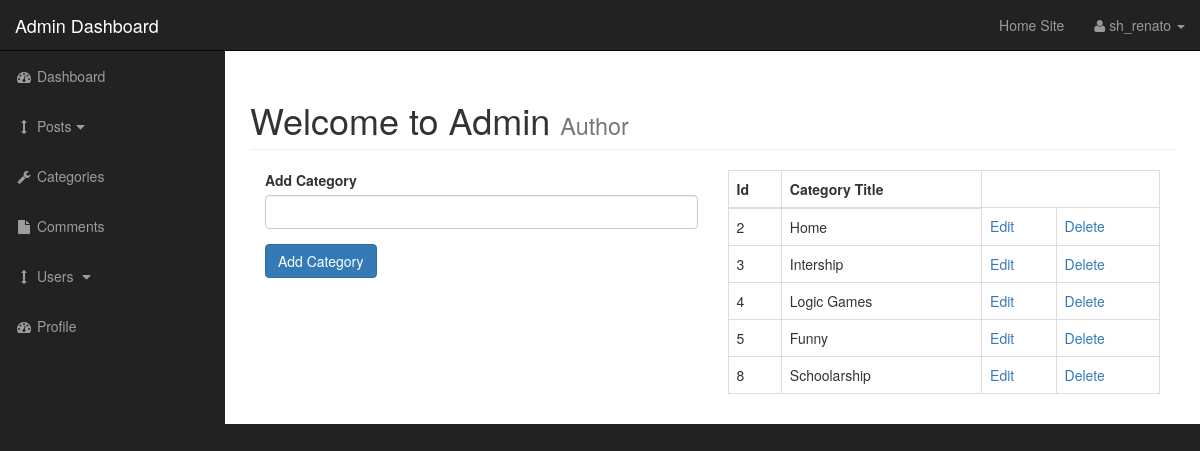
Screenshot of /admin/categories.php (signed in) with the database file from the repository.
### tables this page shows
CREATE TABLE `categories` (
  `cat_id` int(3) NOT NULL,
  `cat_title` varchar(300) NOT NULL
);

### admin/includes/functions.php (the view, shortened to what this page needs)
<?php
function FindALlcategories(){
    global $connection;
    $query = "SELECT * FROM categories";
    $select_categories = mysqli_query($connection, $query);
                                               while($row = mysqli_fetch_assoc($select_categories)){
                                                    $cat_id = $row['cat_id'];
                                                    $cat_title = $row['cat_title'];
                                                    echo "<tr>";
                                                    echo "<td>{$cat_id}</td>";
                                                    echo "<td>{$cat_title}</td>";
                                                    echo "<td><a href='categories.php?edit={$cat_id}'>Edit</a></td>";
                                                    echo "<td><a href='categories.php?delete={$cat_id}'>Delete</a></td>";
                                                     echo"</tr>";
                     }
}
?>

### admin/includes/admin_header.php (shortened to what this page needs)
<?php include "../includes/db.php"; ?>
<?php include "functions.php";?>
<!DOCTYPE html>
<html lang="en">
<head>
    <link href="css/bootstrap.min.css" rel="stylesheet">
    <link href="css/sb-admin.css" rel="stylesheet">
    <link href="css/loader.css" rel="stylesheet">
    <link href="font-awesome/css/font-awesome.min.css" rel="stylesheet" type="text/css">
</head>
<body>

### admin/categories.php (shortened to what this page needs)
<?php include "includes/admin_header.php"; ?>
    <div id="wrapper">
        <?php  include "includes/admin_navigation.php";   ?>
        <div id="page-wrapper">
            <div class="container-fluid">
                <div class="row">
                    <div class="col-lg-12">
                        <h1 class="page-header">
                            Welcome to Admin
                            <small>Author</small>
                        </h1>
                        <div class="col-xs-6">
                           <form action="" method = "post">
                               <div class="form-group">
                                   <label for = "cat-title">Add Category</label>
                                   <input type="text" class ="form-control" name = "cat_title">
                               </div>
                                  <div class="form-group">
                                   <input type = "submit" class = "btn btn-primary" name = "submit" value = "Add Category">
                                          </div>
                            </form>
                               </div>
                               <div class="col-xs-6">
                                   <table class="table table-bordered table-hover">
                                       <thead>
                                           <tr>
                                               <th>Id</th>
                                               <th>Category Title</th>
                                           </tr>
                                       </thead>
                                       <tbody>
                                               <?php
                                               findAllcategories();
                                                     ?>
                                       </tbody>
                                   </table>
                               </div>
                        </div>
                    </div>
                </div>
            </div>
        </div>
   <?php include "includes/admin_footer.php"; ?>

### admin/includes/admin_navigation.php (shortened to what this page needs)
<nav class="navbar navbar-inverse navbar-fixed-top" role="navigation">
            <div class="navbar-header">
                <a class="navbar-brand" href="index.php">Admin Dashboard</a>
            </div>
            <ul class="nav navbar-right top-nav">
                <li><a href = "../index.php">Home Site </a></li>
                 <li class="dropdown">
                    <a href="#" class="dropdown-toggle" data-toggle="dropdown"><i class="fa fa-user"></i>
<?php
if(isset($_SESSION['username'])){
    echo $_SESSION['username'];
}
?>
                <b class="caret"></b></a>
                </li>
            </ul>
            <div class="collapse navbar-collapse navbar-ex1-collapse">
                <ul class="nav navbar-nav side-nav">
                    <li>
                        <a href="index.php"><i class="fa fa-fw fa-dashboard"></i> Dashboard</a>
                    </li>
                    <li>
                        <a href="javascript:;" data-toggle="collapse" data-target="#post_dropdown"><i class="fa fa-fw fa-arrows-v"></i> Posts<i class="fa fa-fw fa-caret-down"></i></a>
                    </li>
                    <li>
                        <a href="./categories.php"><i class="fa fa-fw fa-wrench"></i> Categories</a>
                    </li>
                    <li class="">
                        <a href="comments.php"><i class="fa fa-fw fa-file"></i> Comments</a>
                    </li>
                      <li>
                        <a href="javascript:;" data-toggle="collapse" data-target="#demo"><i class="fa fa-fw fa-arrows-v"></i> Users <i class="fa fa-fw fa-caret-down"></i></a>
                    </li>
                    <li>
                        <a href="profile.php"><i class="fa fa-fw fa-dashboard"></i> Profile</a>
                    </li>
                </ul>
            </div>
        </nav>

### admin/includes/admin_footer.php (shortened to what this page needs)
</body>
</html>

### admin/css/sb-admin.css (style rules this page uses)
body { margin-top: 100px; background-color: #222; }
@media (min-width:768px) { body { margin-top: 50px; } }
#wrapper { padding-left: 0; }
#page-wrapper { width: 100%; padding: 0; background-color: #fff; }
@media (min-width:768px) { #wrapper { padding-left: 225px; } }
@media (min-width:768px) { #page-wrapper { padding: 10px; } }
.top-nav { padding: 0 15px; }
.top-nav>li { display: inline-block; float: left; }
.top-nav>li>a { padding-top: 15px; padding-bottom: 15px; line-height: 20px; color: #999; }
@media (min-width:768px) { .side-nav { position: fixed; top: 51px; left: 225px; width: 225px; margin-left: -225px; border: none; border-radius: 0; overflow-y: auto; background-color: #222; } }
@media (min-width:768px) { .side-nav>li>a { width: 225px; } }

### rows the page displays
categories: cat_id "2", cat_title "Home"
categories: cat_id "3", cat_title "Intership"
categories: cat_id "4", cat_title "Logic Games"
categories: cat_id "5", cat_title "Funny"
categories: cat_id "8", cat_title "Schoolarship"

### other values shown
$_SESSION['username'] "sh_renato"
